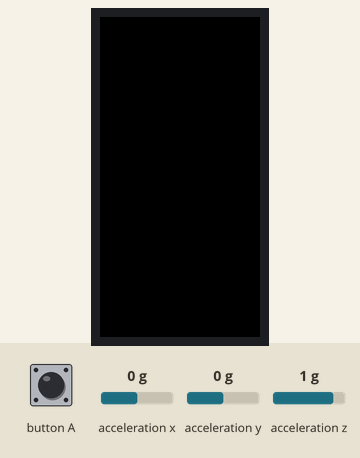
The sketch below on a simulated ESP32. Shown: 80×160 colour display. Inputs (shaded band) come from the test bench; at power-on: acceleration x 0 g, acceleration y 0 g, acceleration z 1 g. Random numbers use the default seed unless the sketch sets one; what the sketch prints to the serial monitor is not drawn.

Above: at 1.3 s.
1.4 s: button A pressed for 0.25 s
At 2.2 s:
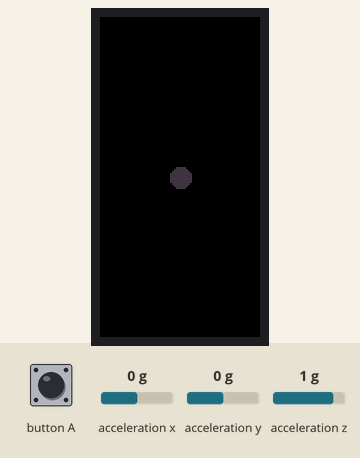
3.1 s: button A pressed for 1 s
At 4.2 s:
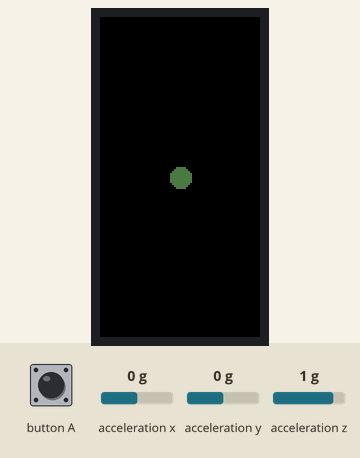
5.6 s: button A pressed for 0.25 s
At 6.9 s:
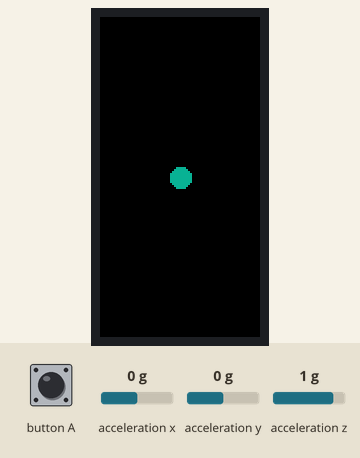
7.3 s: button A pressed for 3.2 s
At 8.0 s:
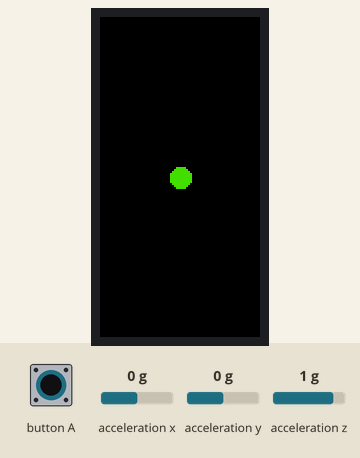
12.0 s: button A pressed for 0.25 s
At 13.3 s:
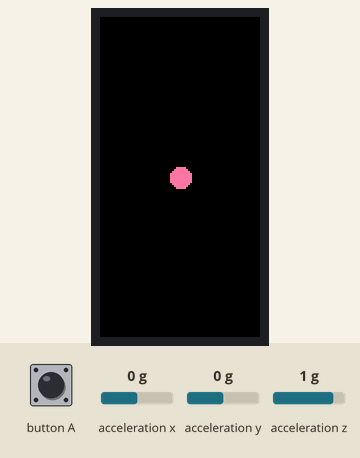
13.7 s: acceleration x set to -1.4 g
At 14.05 s:
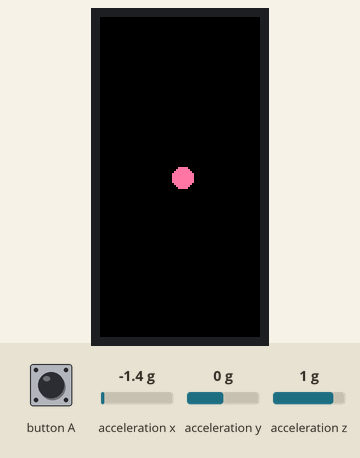
Timing chart, 0 to 16.4 s (numbered marks = the images above; inputs shaded):
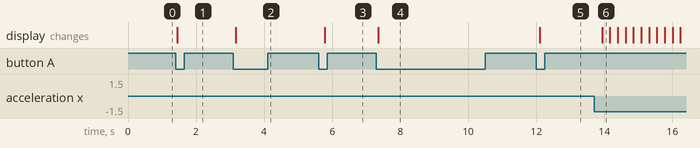

The sketch:

GyroBall.ino
```cpp
#include <M5StickC.h>
#include "Circle.h"

// Screen boundaries
const int32_t kTop = 0;
const int32_t kBottom = 160;
const int32_t kLeft = 0;
const int32_t kRight = 80;

// Circle properties
const int32_t kRadius = 5;
const uint32_t kColorMin = 1;
const uint32_t kColorMax = 65536;
const int32_t kTerminalVelocity = 10;
const int32_t kAcceleration = 1;
const int kTotalNumOfCircles = 30;
int numOfCircles = 0;
Circle *circles[kTotalNumOfCircles];

// Sensor properties
const float kAngleBoundary = 0;
int prevM5Btn = HIGH; // released state

void setup() {
  // Initialize the M5StickC object
  M5.begin();
  // Set up screen
  M5.Axp.ScreenBreath(8);
  // Set up gyroscope
  M5.IMU.Init();
  // Set up serial port for debugging
  Serial.begin(115200);
}

void loop() {
  M5.Lcd.fillScreen(BLACK);

  float pitch = 0.0f;
  float roll  = 0.0f;
  float yaw   = 0.0f;
  M5.IMU.getAhrsData(&pitch,&roll,&yaw);
  Serial.println((String) "Roll: " + roll + ", pitch: " + pitch);

  createCircles();

  for (int i = 0; i < numOfCircles; ++i) {
    updateSpeed(circles[i], roll, pitch);
    updatePosition(circles[i]);
    Serial.println((String) "Drawing circle[" + i + "] x: " + circles[i]->x() + ", y: " + circles[i]->y() + ", dx: " + circles[i]->dx() + ", dy: " + circles[i]->dy());
    M5.Lcd.fillCircle(circles[i]->x(), circles[i]->y(), circles[i]->radius(), circles[i]->color());
  }

  delay(200);
}

void createCircles() {
  int currM5Btn = digitalRead(M5_BUTTON_HOME);
  if (prevM5Btn != currM5Btn) {
    if (currM5Btn == LOW && numOfCircles < kTotalNumOfCircles) { // Button has been pressed
      Serial.println("M5Btn is pressed, creating new circle");
      uint32_t color = random(kColorMin, kColorMax);
      circles[numOfCircles] = new Circle(kRight / 2, kBottom / 2, kRadius, color);
      ++numOfCircles;
    }
    prevM5Btn = currM5Btn;
  }
}

void updateSpeed(Circle *circle, float roll, float pitch) {
  updateSpeedDueToRebound(circle);
  updateSpeedDueToMotion(circle, roll, pitch);
}

void updateSpeedDueToRebound(Circle *circle) {
  if (isTouchingTop(circle) || isTouchingBottom(circle)) {
    circle->setDy(-circle->dy());
  }
  if (isTouchingLeft(circle) || isTouchingRight(circle)) {
    circle->setDx(-circle->dx());
  }
}

void updateSpeedDueToMotion(Circle *circle, float roll, float pitch) {
  int32_t dy = circle->dy();
  if (roll < -kAngleBoundary) {
    dy = isTouchingTop(circle) && circle->dy() <= 0 ? 0 : circle->dy() - kAcceleration;
  } else if (roll > kAngleBoundary) {
    dy = isTouchingBottom(circle) && circle->dy() >= 0 ? 0 : circle->dy() + kAcceleration;
  }
  circle->setDy(transformSpeed(dy));

  int32_t dx = circle->dx();
  if (pitch < -kAngleBoundary) {
    dx = isTouchingLeft(circle) && circle->dx() <= 0 ? 0 : circle->dx() - kAcceleration;
  } else if (pitch > kAngleBoundary) {
    dx = isTouchingRight(circle) && circle->dx() >= 0 ? 0 : circle->dx() + kAcceleration;
  }
  circle->setDx(transformSpeed(dx));
}

int32_t transformSpeed(int32_t s) {
  if (s < -kTerminalVelocity) return -kTerminalVelocity;
  else if (s > kTerminalVelocity) return kTerminalVelocity;
  else return s;
}

void updatePosition(Circle *circle) {
  int32_t x = circle->x() + circle->dx();
  int32_t y = circle->y() + circle->dy();

  if (x - circle->radius() < kLeft) x = kLeft + circle->radius();
  else if (x + circle->radius() > kRight) x = kRight - circle->radius();

  if (y - circle->radius() < kTop) y = kTop + circle->radius();
  else if (y + circle->radius() > kBottom) y = kBottom - circle->radius();

  circle->setX(x);
  circle->setY(y);
}

bool isTouchingTop(Circle *circle) {
  return circle->y() - circle->radius() <= kTop;
}

bool isTouchingBottom(Circle *circle) {
  return circle->y() + circle->radius() >= kBottom;
}

bool isTouchingLeft(Circle *circle) {
  return circle->x() - circle->radius() <= kLeft;
}

bool isTouchingRight(Circle *circle) {
  return circle->x() + circle->radius() >= kRight;
}
```

Circle.cpp
```cpp
#include "Circle.h"

Circle::Circle(int32_t x, int32_t y, int32_t radius, uint32_t color) {
  x_ = x;
  y_ = y;
  radius_ = radius;
  color_ = color;
  dx_ = 0;
  dy_ = 0;
}

int32_t Circle::x() {
  return x_;
}

int32_t Circle::y() {
  return y_;
}

int32_t Circle::dx() {
  return dx_;
}

int32_t Circle::dy() {
  return dy_;
}

int32_t Circle::radius() {
  return radius_;
}

uint32_t Circle::color() {
  return color_;
}

void Circle::setX(int32_t x) {
  x_ = x;
}

void Circle::setY(int32_t y) {
  y_ = y;
}

void Circle::setDx(int32_t dx) {
  dx_ = dx;
}

void Circle::setDy(int32_t dy) {
  dy_ = dy;
}
```

Circle.h
```cpp
#ifndef CIRCLE_H
#define CIRCLE_H

#include <Arduino.h>

class Circle {
  public:
    Circle(int32_t x, int32_t y, int32_t radius, uint32_t color);
    int32_t x();
    int32_t y();
    int32_t dx();
    int32_t dy();
    int32_t radius();
    uint32_t color();
    void setX(int32_t x);
    void setY(int32_t y);
    void setDx(int32_t dx);
    void setDy(int32_t dy);
  private:
    int32_t x_;
    int32_t y_;
    int32_t dx_;
    int32_t dy_;
    int32_t radius_;
    uint32_t color_;
};

#endif
```

Measured:
- after the input at 1.4 s, the display: changes after 0.05 s (image 1)
- after the input at 3.1 s, the display: changes after 0.07 s (image 2)
- after the input at 12.0 s, the display: changes after 0.10 s (image 5)
- after the input at 13.7 s, the display: changes after 0.24 s (image 6)
